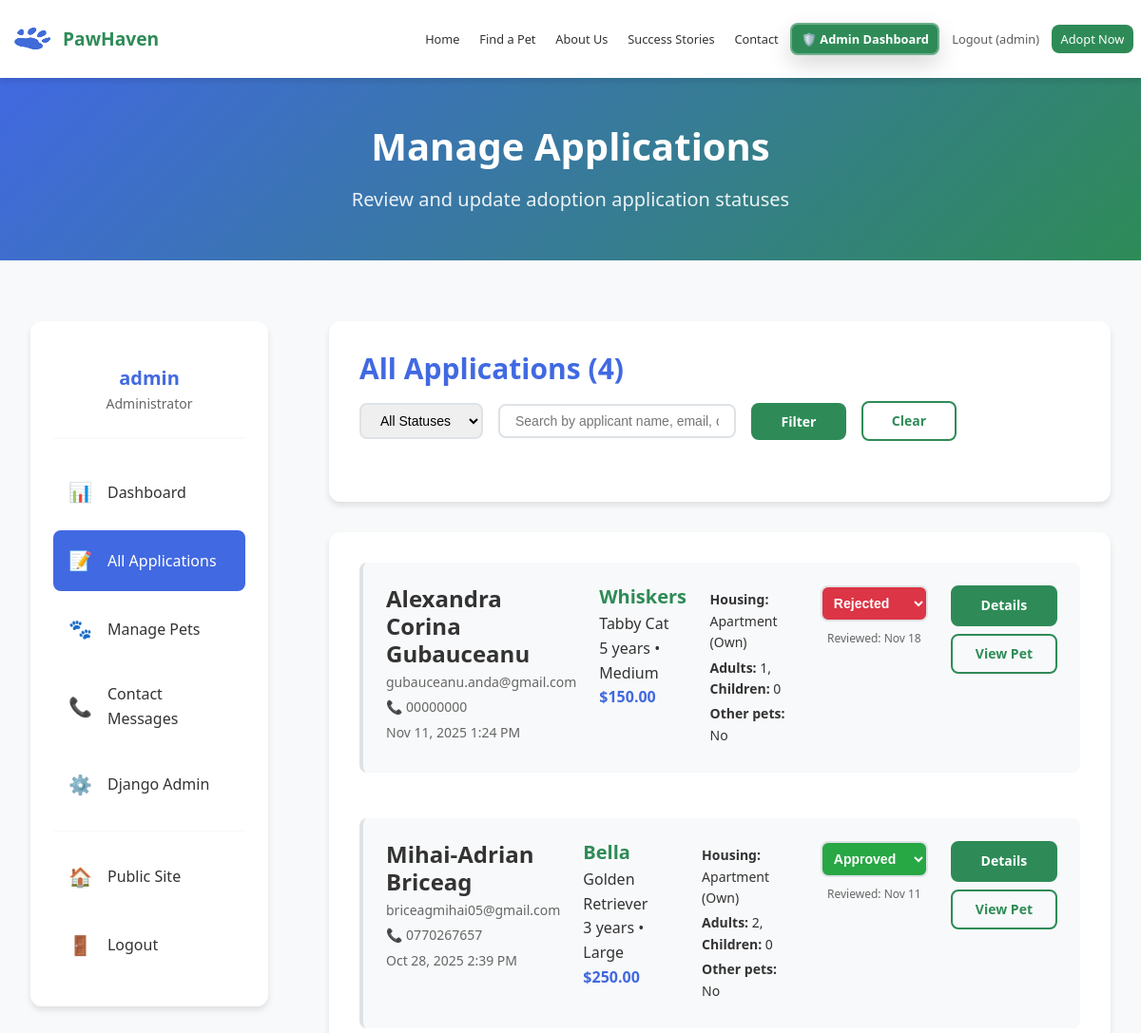
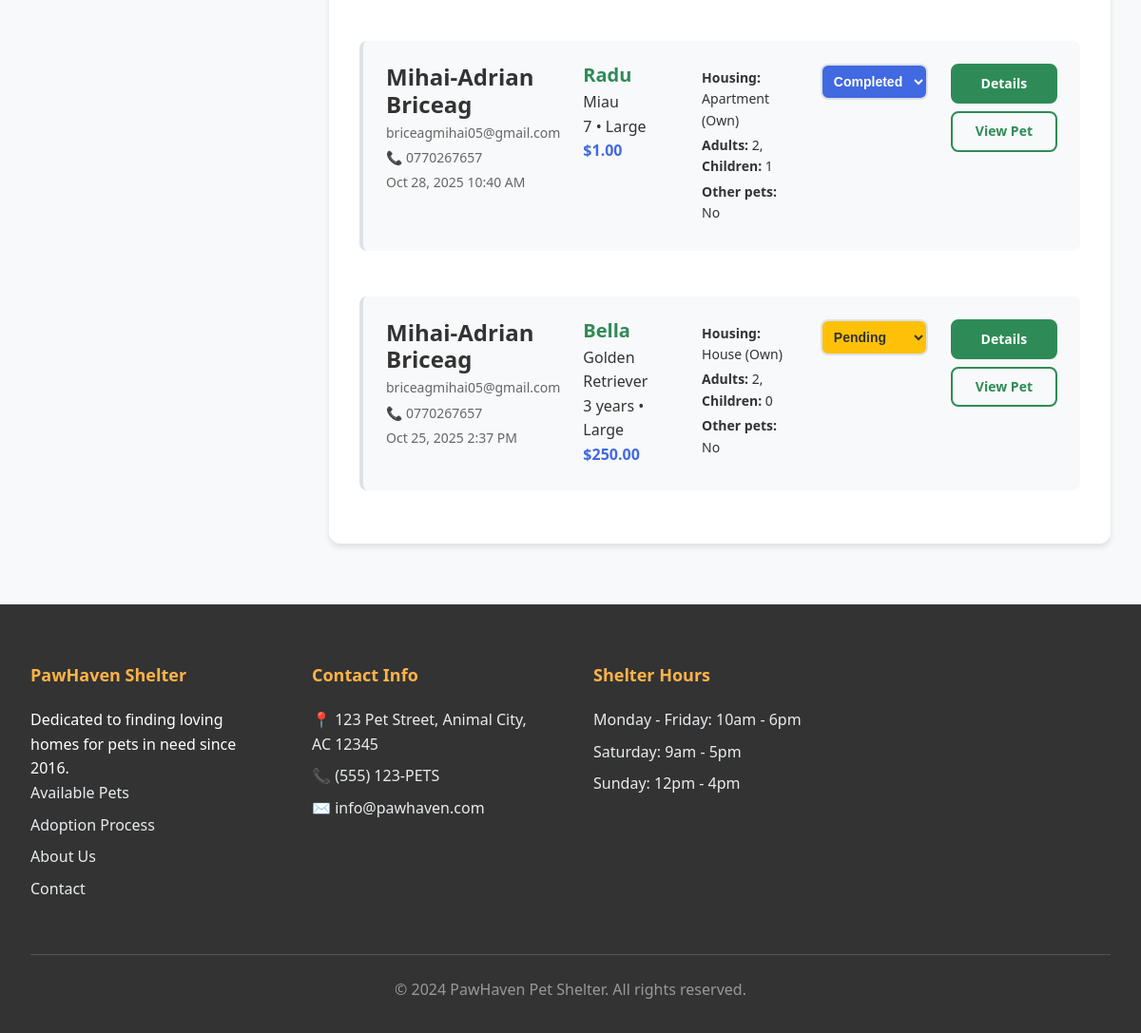
The page /admin-dashboard/applications/ (signed in) on the database its author committed (2 pictures, top to bottom).
### shelter/models.py (models this page shows, shortened)
class AdoptionApplication(models.Model):
    STATUS_CHOICES = [
        ('pending', 'Pending Review'),
        ('approved', 'Approved'),
        ('rejected', 'Rejected'),
        ('completed', 'Adoption Completed'),
    ]
    user = models.ForeignKey('auth.User', on_delete=models.SET_NULL, null=True, blank=True, related_name='applications')
    first_name = models.CharField(max_length=100)
    last_name = models.CharField(max_length=100)
    email = models.EmailField()
    phone = models.CharField(max_length=20)
    address = models.TextField()
    pet = models.ForeignKey(Pet, on_delete=models.CASCADE, related_name='applications')
    housing_type = models.CharField(max_length=50)  # House, Apartment, etc.
    own_or_rent = models.CharField(max_length=20)
    landlord_approval = models.BooleanField(default=False)
    household_adults = models.IntegerField()
    household_children = models.IntegerField(default=0)
    has_other_pets = models.BooleanField(default=False)
    other_pets_description = models.TextField(blank=True)
    previous_pet_experience = models.TextField()
    reason_for_adoption = models.TextField()
    status = models.CharField(max_length=20, choices=STATUS_CHOICES, default='pending')
    submitted_at = models.DateTimeField(auto_now_add=True)
    reviewed_at = models.DateTimeField(null=True, blank=True)
    notes = models.TextField(blank=True)
    class Meta:
        ordering = ['-submitted_at']
        verbose_name = 'Adoption Application'
        verbose_name_plural = 'Adoption Applications'

class Pet(models.Model):
    PET_TYPES = [
        ('dog', 'Dog'),
        ('cat', 'Cat'),
        ('rabbit', 'Rabbit'),
        ('bird', 'Bird'),
    ]
    SIZES = [
        ('Small', 'Small'),
        ('Medium', 'Medium'),
        ('Large', 'Large'),
    ]
    GENDERS = [
        ('Male', 'Male'),
        ('Female', 'Female'),
    ]
    STATUS_CHOICES = [
        ('available', 'Available'),
        ('pending', 'Pending'),
        ('adopted', 'Adopted'),
    ]
    name = models.CharField(max_length=100)
    slug = models.SlugField(max_length=100, unique=True, blank=True)
    type = models.CharField(max_length=20, choices=PET_TYPES)
    breed = models.CharField(max_length=100)
    age = models.CharField(max_length=50)  # e.g., "3 years", "6 months"
    gender = models.CharField(max_length=10, choices=GENDERS)
    size = models.CharField(max_length=20, choices=SIZES)
    color = models.CharField(max_length=100)
    description = models.TextField()
    personality = models.JSONField(default=list)  # Store as list of traits
    vaccinated = models.BooleanField(default=False)
    spayed_neutered = models.BooleanField(default=False)
    microchipped = models.BooleanField(default=False)
    special_needs = models.BooleanField(default=False)
    special_needs_description = models.TextField(blank=True, null=True)
    main_image = models.ImageField(upload_to='pets/', blank=True, null=True)
    image_2 = models.ImageField(upload_to='pets/', blank=True, null=True)
    image_3 = models.ImageField(upload_to='pets/', blank=True, null=True)
    status = models.CharField(max_length=20, choices=STATUS_CHOICES, default='available')
    arrival_date = models.DateField()
    adoption_fee = models.DecimalField(max_digits=10, decimal_places=2)
    featured = models.BooleanField(default=False)
    created_at = models.DateTimeField(auto_now_add=True)
    updated_at = models.DateTimeField(auto_now=True)
    class Meta:
        ordering = ['-arrival_date', 'name']
        verbose_name = 'Pet'
        verbose_name_plural = 'Pets'

### shelter/views/admin_views.py (the view, shortened to what this page needs)
# urls.py: path('admin-dashboard/applications/', views.admin_applications, name='admin_applications'),
@login_required
@user_passes_test(is_admin_user)
def admin_applications(request):
    applications = AdoptionApplication.objects.select_related('pet').order_by('-submitted_at')
    status_filter = request.GET.get('status')
    if status_filter:
        applications = applications.filter(status=status_filter)
    search_query = request.GET.get('search')
    paginator = Paginator(applications, 10)  # Show 10 applications per page
    page_number = request.GET.get('page')
    page_obj = paginator.get_page(page_number)
    context = {
        'applications': page_obj,
        'total_applications': applications.count(),
        'is_paginated': page_obj.has_other_pages(),
        'page_obj': page_obj,
    }
    return render(request, 'shelter/admin/admin_applications.html', context)

### shelter/templates/shelter/admin/admin_applications.html (shortened to what this page needs)
{% extends 'shelter/base.html' %}
{% load static %}
{% block content %}
<section class="admin-hero">
    <div class="container">
        <h1>Manage Applications</h1>
        <p class="lead">Review and update adoption application statuses</p>
    </div>
</section>
<section class="admin-content">
    <div class="container">
        <div class="admin-layout">
            <aside class="admin-sidebar">
                <nav class="admin-nav">
                    <div class="admin-profile-header">
                        <h4>{{ user.first_name|default:user.username }}</h4>
                        <p class="admin-role">Administrator</p>
                    </div>
                    <a href="{% url 'admin_dashboard' %}" class="nav-item">
                        <span class="nav-icon">📊</span>
                        Dashboard
                    </a>
                    <a href="{% url 'admin_applications' %}" class="nav-item active">
                        <span class="nav-icon">📝</span>
                        All Applications
                    </a>
                    <a href="{% url 'admin_pets' %}" class="nav-item">
                        <span class="nav-icon">🐾</span>
                        Manage Pets
                    </a>
                    <a href="{% url 'admin_contacts' %}" class="nav-item">
                        <span class="nav-icon">📞</span>
                        Contact Messages
                    </a>
                    <a href="/admin/" class="nav-item">
                        <span class="nav-icon">⚙️</span>
                        Django Admin
                    </a>
                    <div class="nav-divider"></div>
                    <a href="{% url 'pets' %}" class="nav-item">
                        <span class="nav-icon">🏠</span>
                        Public Site
                    </a>
                    <a href="{% url 'logout' %}" class="nav-item">
                        <span class="nav-icon">🚪</span>
                        Logout
                    </a>
                </nav>
            </aside>
            <div class="admin-main">
                <div class="filters-section">
                    <div class="section-header">
                        <h2>All Applications ({{ total_applications }})</h2>
                        <div class="filter-controls">
                            <form method="get" class="filter-form">
                                <select name="status" onchange="this.form.submit()">
                                    <option value="">All Statuses</option>
                                </select>
                                <input type="text" name="search" placeholder="Search by applicant name, email, or pet name..."
                                       value="{{ request.GET.search }}" class="search-input">
                                <button type="submit" class="btn btn-small btn-primary">Filter</button>
                                <a href="{% url 'admin_applications' %}" class="btn btn-small btn-outline">Clear</a>
                            </form>
                        </div>
                    </div>
                </div>
                <div class="applications-section">
                    {% if applications %}
                    <div class="applications-table">
                        {% for application in applications %}
                        <div class="application-row">
                            <div class="application-info">
                                <div class="applicant-column">
                                    <h3>{{ application.first_name }} {{ application.last_name }}</h3>
                                    <p class="application-email">{{ application.email }}</p>
                                    <p class="application-phone">📞 {{ application.phone }}</p>
                                    <p class="application-date">{{ application.submitted_at|date:"M d, Y g:i A" }}</p>
                                </div>
                                <div class="pet-column">
                                    <h4>{{ application.pet.name }}</h4>
                                    <p>{{ application.pet.breed }}</p>
                                    <p>{{ application.pet.age }} • {{ application.pet.size }}</p>
                                    <p class="adoption-fee">${{ application.pet.adoption_fee }}</p>
                                </div>
                                <div class="details-column">
                                    <p><strong>Housing:</strong> {{ application.housing_type|title }} ({{ application.own_or_rent|title }})</p>
                                    <p><strong>Adults:</strong> {{ application.household_adults }}, <strong>Children:</strong> {{ application.household_children }}</p>
                                    <p><strong>Other pets:</strong> {% if application.has_other_pets %}Yes{% else %}No{% endif %}</p>
                                </div>
                            </div>
                            <div class="status-column">
                                <form method="post" action="{% url 'admin_update_application_status' application.id %}" class="status-form">
                                    <select name="status" onchange="this.form.submit()" class="status-select status-{{ application.status }}">
                                        <option value="pending" {% if application.status == 'pending' %}selected{% endif %}>Pending</option>
                                        <option value="approved" {% if application.status == 'approved' %}selected{% endif %}>Approved</option>
                                        <option value="rejected" {% if application.status == 'rejected' %}selected{% endif %}>Rejected</option>
                                        <option value="completed" {% if application.status == 'completed' %}selected{% endif %}>Completed</option>
                                    </select>
                                </form>
                                {% if application.reviewed_at %}
                                <p class="review-date">Reviewed: {{ application.reviewed_at|date:"M d" }}</p>
                                {% endif %}
                            </div>
                            <div class="actions-column">
                                <a href="{% url 'admin_application_detail' application.id %}" class="btn btn-small btn-primary">Details</a>
                                <a href="{% url 'pet_detail' application.pet.pk application.pet.slug %}" class="btn btn-small btn-outline">View Pet</a>
                            </div>
                        </div>
                        {% endfor %}
                    </div>
                    {% else %}
                    <div class="no-applications">
                        <h3>No applications found</h3>
                        <p>No applications match your current filters.</p>
                    </div>
                    {% endif %}
                </div>
            </div>
        </div>
    </div>
</section>
{% endblock %}

### shelter/templates/shelter/base.html (shortened to what this page needs)
{% load static %}
<!DOCTYPE html>
<html lang="en">
<head>
    <link rel="stylesheet" href="{% static 'shelter/css/main.css' %}">
</head>
<body>
    <header class="main-header">
        <nav class="navbar">
            <div class="nav-container">
                <div class="nav-logo">
                    <img src="{% static 'shelter/images/icons/logo.png' %}" alt="PawHaven Logo">
                    <span class="logo-text">PawHaven</span>
                </div>
                <ul class="nav-menu">
                    <li><a href="{% url 'home' %}" class="nav-link {% if request.resolver_match.url_name == 'home' %}active{% endif %}">Home</a></li>
                    <li><a href="{% url 'pets' %}" class="nav-link {% if request.resolver_match.url_name == 'pets' %}active{% endif %}">Find a Pet</a></li>
                    <li><a href="{% url 'about' %}" class="nav-link {% if request.resolver_match.url_name == 'about' %}active{% endif %}">About Us</a></li>
                    <li><a href="{% url 'success_stories' %}" class="nav-link {% if request.resolver_match.url_name == 'success_stories' %}active{% endif %}">Success Stories</a></li>
                    <li><a href="{% url 'contact' %}" class="nav-link {% if request.resolver_match.url_name == 'contact' %}active{% endif %}">Contact</a></li>
                    {% if user.is_authenticated %}
                        {% if user.is_staff or user.is_superuser %}
                        <li><a href="{% url 'admin_dashboard' %}" class="nav-link admin-nav-link {% if 'admin_dashboard' in request.resolver_match.url_name or 'admin_applications' in request.resolver_match.url_name or 'admin_pets' in request.resolver_match.url_name or 'admin_contacts' in request.resolver_match.url_name %}active{% endif %}">
                            🛡️ Admin Dashboard
                        </a></li>
                        {% else %}
                        <li><a href="{% url 'account' %}" class="nav-link {% if request.resolver_match.url_name == 'account' or request.resolver_match.url_name == 'user_applications' %}active{% endif %}">My Account</a></li>
                        {% endif %}
                        <li><a href="{% url 'logout' %}" class="nav-link logout-link">Logout ({{ user.username }})</a></li>
                    {% else %}
                        <li><a href="{% url 'site_login' %}" class="nav-link {% if request.resolver_match.url_name == 'site_login' %}active{% endif %}">Login</a></li>
                        <li><a href="{% url 'register' %}" class="nav-link {% if request.resolver_match.url_name == 'register' %}active{% endif %}">Register</a></li>
                    {% endif %}
                    <li><a href="{% url 'adoption_gate' %}" class="nav-link btn-adopt">Adopt Now</a></li>
                </ul>
            </div>
        </nav>
    </header>
    <main class="main-content">
        {% block content %}
        {% endblock %}
    </main>
    <footer class="main-footer">
        <div class="container">
            <div class="footer-content">
                <div class="footer-section">
                    <h4>PawHaven Shelter</h4>
                    <p>Dedicated to finding loving homes for pets in need since 2016.</p>
                    <ul>
                        <li><a href="{% url 'pets' %}">Available Pets</a></li>
                        <li><a href="{% url 'adoption_process' %}">Adoption Process</a></li>
                        <li><a href="{% url 'about' %}">About Us</a></li>
                        <li><a href="{% url 'contact' %}">Contact</a></li>
                    </ul>
                </div>
                <div class="footer-section">
                    <h4>Contact Info</h4>
                    <div class="contact-info">
                        <p>📍 123 Pet Street, Animal City, AC 12345</p>
                        <p>📞 (555) 123-PETS</p>
                        <p>✉️ info@pawhaven.com</p>
                    </div>
                </div>
                <div class="footer-section">
                    <h4>Shelter Hours</h4>
                    <div class="hours">
                        <p>Monday - Friday: 10am - 6pm</p>
                        <p>Saturday: 9am - 5pm</p>
                        <p>Sunday: 12pm - 4pm</p>
                    </div>
                </div>
            </div>
            <div class="footer-bottom">
                <p>&copy; 2024 PawHaven Pet Shelter. All rights reserved.</p>
            </div>
        </div>
    </footer>
</body>
</html>

### rows shown on the page
AdoptionApplication: first_name "Alexandra Corina", last_name "Gubauceanu", email "gubauceanu.anda@gmail.com", phone "00000000", submitted_at "Nov 11, 2025 1:24 PM", pet.name "Whiskers", pet.breed "Tabby Cat", pet.age "5 years", pet.size "Medium", pet.adoption_fee "150.00", housing_type "Apartment", own_or_rent "Own", household_adults "1", household_children "0", has_other_pets "No", status "Rejected", reviewed_at "Nov 18"
AdoptionApplication: first_name "Mihai-Adrian", last_name "Briceag", email "briceagmihai05@gmail.com", phone "0770267657", submitted_at "Oct 28, 2025 2:39 PM", pet.name "Bella", pet.breed "Golden Retriever", pet.age "3 years", pet.size "Large", pet.adoption_fee "250.00", housing_type "Apartment", own_or_rent "Own", household_adults "2", household_children "0", has_other_pets "No", status "Approved", reviewed_at "Nov 11"
AdoptionApplication: first_name "Mihai-Adrian", last_name "Briceag", email "briceagmihai05@gmail.com", phone "0770267657", submitted_at "Oct 28, 2025 10:40 AM", pet.name "Radu", pet.breed "Miau", pet.age "7", pet.size "Large", pet.adoption_fee "1.00", housing_type "Apartment", own_or_rent "Own", household_adults "2", household_children "1", has_other_pets "No", status "Completed"
AdoptionApplication: first_name "Mihai-Adrian", last_name "Briceag", email "briceagmihai05@gmail.com", phone "0770267657", submitted_at "Oct 25, 2025 2:37 PM", pet.name "Bella", pet.breed "Golden Retriever", pet.age "3 years", pet.size "Large", pet.adoption_fee "250.00", housing_type "House", own_or_rent "Own", household_adults "2", household_children "0", has_other_pets "No", status "Pending"

### other values the page prints
{{ user.username }} "admin"
{{ user.first_name|default:user.username }} "admin"
{{ total_applications }} "4"
